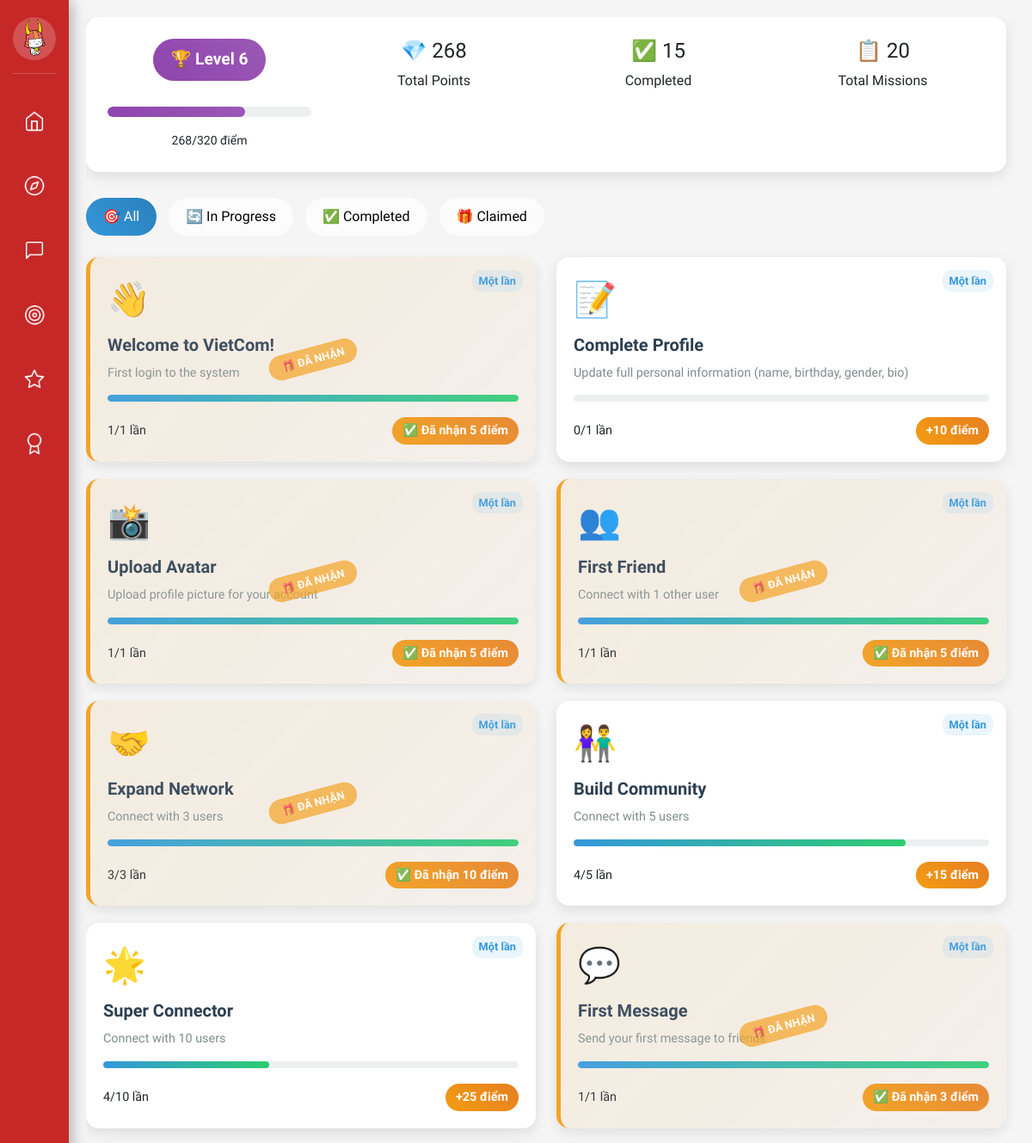
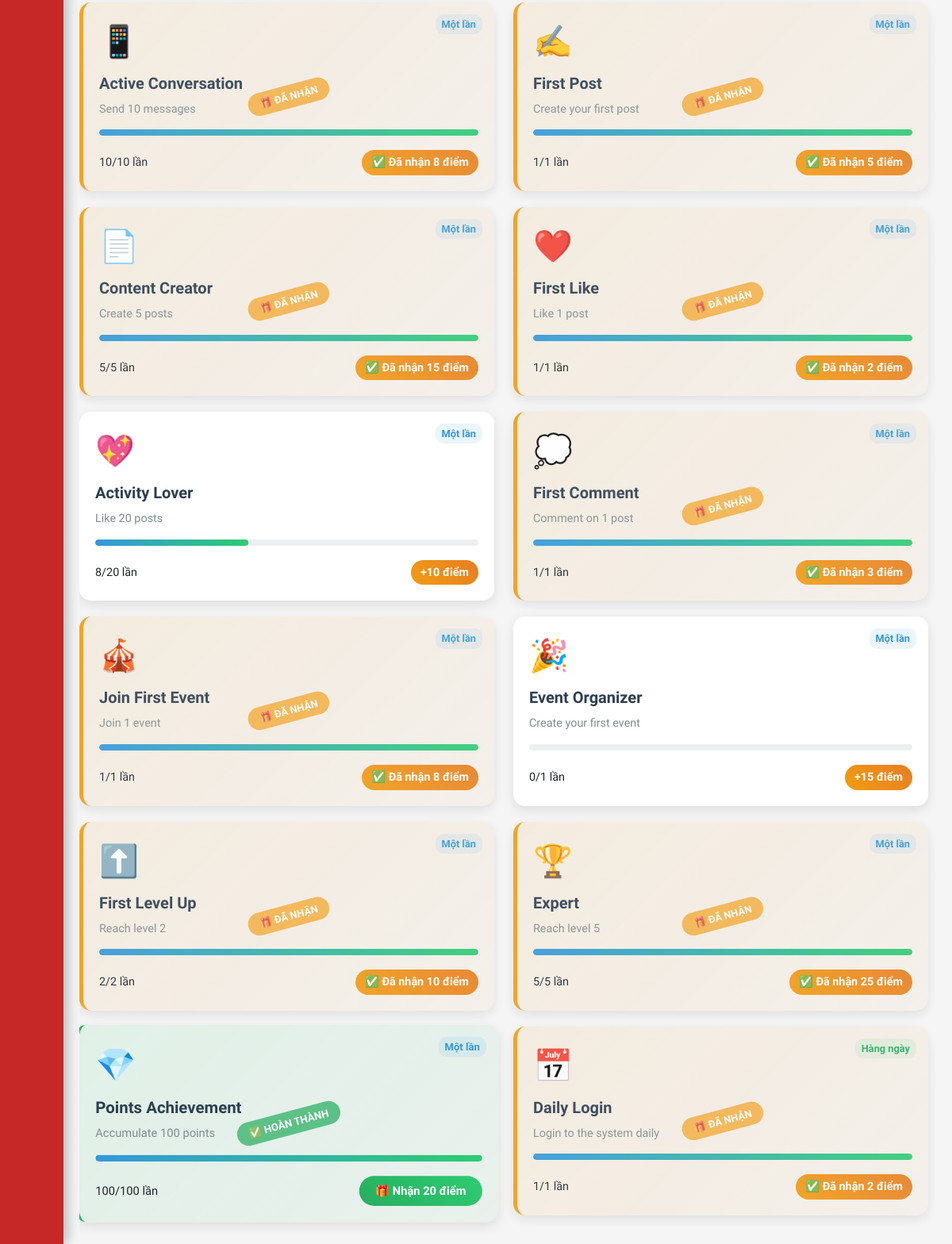
Screenshot of /gamification/missions/ (signed in) with the database file from the repository (2 pictures, top to bottom).
### users/models.py (models this page shows, shortened)
class User(AbstractUser):
    GENDER_CHOICES = [
        ('male', 'Male'),
        ('female', 'Female'),
        ('other', 'Other'),
        ('not_specified', 'Not specified'),
    ]
    STATUS_CHOICES = [
        ('online', 'Online'),
        ('offline', 'Offline'),
        ('busy', 'Busy'),
        ('away', 'Away'),
        ('available', 'Available for connection'),
    ]
    phone_regex = RegexValidator(
        regex=r'^\+?1?\d{9,15}$',
        message="Phone number must be in the format: '+999999999' or '0999999999'"
    )
    email = models.EmailField(unique=True)
    phone = models.CharField(
        validators=[phone_regex],
        max_length=17,
        unique=True,
        help_text="Phone number must be in the format: '+84xxxxxxxxx' or '0xxxxxxxxx'"
    )
    full_name = models.CharField(max_length=100)
    hometown = models.CharField(max_length=255, blank=True)
    date_of_birth = models.DateField(null=True, blank=True, verbose_name="Date of Birth")
    gender = models.CharField(
        max_length=20,
        choices=GENDER_CHOICES,
        default='not_specified',
        help_text="User's gender"
    )
    bio = models.TextField(
        max_length=500,
        blank=True,
        help_text="Short introduction about yourself (max 500 characters)"
    )
    status = models.CharField(
        max_length=20,
        choices=STATUS_CHOICES,
        default='offline',
        help_text="Current status"
    )
    interests = models.TextField(default='[]', blank=True)
    avatar = models.ImageField(upload_to='avatars/', blank=True)
    latitude = models.FloatField(null=True, blank=True, help_text="Latitude")
    longitude = models.FloatField(null=True, blank=True, help_text="Longitude")
    search_radius = models.FloatField(default=50.0, help_text="Search radius (km)")
    level = models.IntegerField(default=1)
    points = models.IntegerField(default=0)
    is_admin = models.BooleanField(default=False)
    objects = UserManager()
    USERNAME_FIELD = 'email'
    REQUIRED_FIELDS = ['phone', 'full_name']
    class Meta:
        verbose_name = "User"
        verbose_name_plural = "Users"
        ordering = ['-date_joined']
    def get_points_for_next_level(self):
        return 10 * (2 ** (self.level - 1))
    def get_points_for_current_level(self):
        if self.level == 1:
            return 0
        return 10 * (2 ** (self.level - 2))
    def get_progress_to_next_level(self):
        current_level_points = self.get_points_for_current_level()
        next_level_points = self.get_points_for_next_level()
        current_progress = self.points - current_level_points
        total_needed = next_level_points - current_level_points
        return (current_progress / total_needed * 100) if total_needed > 0 else 100

### gamification/models.py (models this page shows, shortened)
class Mission(models.Model):
    MISSION_TYPE_CHOICES = [
        ('first_login', 'Lần đầu đăng nhập'),
        ('daily_login', 'Đăng nhập hàng ngày'),
        ('add_friend', 'Kết bạn'),
        ('send_message', 'Gửi tin nhắn'),
        ('create_post', 'Tạo bài viết'),
        ('like_post', 'Thích bài viết'),
        ('comment_post', 'Bình luận bài viết'),
        ('share_post', 'Chia sẻ bài viết'),
        ('complete_profile', 'Hoàn thiện hồ sơ'),
        ('upload_avatar', 'Tải ảnh đại diện'),
        ('join_event', 'Tham gia sự kiện'),
        ('create_event', 'Tạo sự kiện'),
        ('streak_login', 'Đăng nhập liên tiếp'),
        ('level_up', 'Lên cấp'),
        ('earn_points', 'Tích lũy điểm'),
    ]
    FREQUENCY_CHOICES = [
        ('once', 'Một lần'),
        ('daily', 'Hàng ngày'),
        ('weekly', 'Hàng tuần'),
        ('monthly', 'Hàng tháng'),
    ]
    title = models.CharField(max_length=255)
    description = models.TextField()
    mission_type = models.CharField(max_length=20, choices=MISSION_TYPE_CHOICES)
    target_count = models.IntegerField(default=1, help_text="Số lần cần thực hiện")
    points_reward = models.IntegerField()
    frequency = models.CharField(max_length=10, choices=FREQUENCY_CHOICES, default='once')
    icon = models.CharField(max_length=10, default='🎯')
    is_active = models.BooleanField(default=True)
    order = models.IntegerField(default=0, help_text="Thứ tự hiển thị")
    created_at = models.DateTimeField(default=timezone.now)
    class Meta:
        ordering = ['order', 'points_reward']

class UserMission(models.Model):
    STATUS_CHOICES = [
        ('in_progress', 'Đang thực hiện'),
        ('completed', 'Hoàn thành'),
        ('claimed', 'Đã nhận thưởng'),
    ]
    user = models.ForeignKey(User, related_name='user_missions', on_delete=models.CASCADE)
    mission = models.ForeignKey(Mission, on_delete=models.CASCADE)
    current_count = models.IntegerField(default=0)
    status = models.CharField(max_length=20, choices=STATUS_CHOICES, default='in_progress')
    completed_at = models.DateTimeField(null=True, blank=True)
    claimed_at = models.DateTimeField(null=True, blank=True)
    created_at = models.DateTimeField(default=timezone.now)
    class Meta:
        unique_together = ('user', 'mission')
    @property
    def progress_percentage(self):
        return min((self.current_count / self.mission.target_count) * 100, 100)

### gamification/views.py (the view)
# urls.py: path('missions/', views.mission_list, name='mission_list'),
@login_required
def mission_list(request):
    missions = Mission.objects.filter(is_active=True).order_by('order', 'points_reward')
    user_missions = {}
    for mission in missions:
        user_mission, created = UserMission.objects.get_or_create(
            user=request.user,
            mission=mission
        )
        user_missions[mission.id] = user_mission
    user_stats = {
        'total_points': request.user.points,
        'level': request.user.level,
        'points_for_next_level': request.user.get_points_for_next_level(),
        'progress_to_next_level': request.user.get_progress_to_next_level(),
        'completed_missions': UserMission.objects.filter(
            user=request.user,
            status__in=['completed', 'claimed']
        ).count(),
        'total_missions': missions.count(),
    }
    context = {
        'missions': missions,
        'user_missions': user_missions,
        'user_stats': user_stats,
    }
    return render(request, 'gamification/mission_list.html', context)

### gamification/templatetags/gamification_extras.py (called while the page is built)
@register.filter
def get_item(dictionary, key):
    return dictionary.get(key)

### templates/gamification/mission_list.html (shortened to what this page needs)
{% extends 'base.html' %} {% load gamification_extras %}  {% block content %}
<div class="main-container">
  <div class="user-stats">
    <div class="row">
      <div class="col-md-3">
        <div class="level-badge">🏆 Level {{ user_stats.level }}</div>
        <div class="level-progress">
          <div
            class="level-progress-fill"
            style="width: {{ user_stats.progress_to_next_level }}%"
          ></div>
        </div>
        <small
          >{{ user_stats.total_points }}/{{ user_stats.points_for_next_level }}
          điểm</small
        >
      </div>
      <div class="col-md-3">
        <h4>💎 {{ user_stats.total_points }}</h4>
        <p class="mb-0">Total Points</p>
      </div>
      <div class="col-md-3">
        <h4>✅ {{ user_stats.completed_missions }}</h4>
        <p class="mb-0">Completed</p>
      </div>
      <div class="col-md-3">
        <h4>📋 {{ user_stats.total_missions }}</h4>
        <p class="mb-0">Total Missions</p>
      </div>
    </div>
  </div>
  <div class="filter-tabs">
    <button class="filter-tab active" onclick="filterMissions('all')">
      🎯 All
    </button>
    <button class="filter-tab" onclick="filterMissions('in_progress')">
      🔄 In Progress
    </button>
    <button class="filter-tab" onclick="filterMissions('completed')">
      ✅ Completed
    </button>
    <button class="filter-tab" onclick="filterMissions('claimed')">
      🎁 Claimed
    </button>
  </div>
  <div class="row" id="missions-container">
    {% for mission in missions %} {% with user_mission=user_missions|get_item:mission.id %}
    <div class="col-lg-6 mission-item" data-status="{{ user_mission.status }}">
      <div class="mission-card {{ user_mission.status }}">
        <div class="mission-frequency {{ mission.frequency }}">
          {% if mission.frequency == 'once' %}Một lần{% elif mission.frequency == 'daily' %}Hàng ngày{% elif mission.frequency == 'weekly' %}Hàngtuần{% elif mission.frequency == 'monthly' %}Hàng tháng{% endif %}
        </div>
        <div class="mission-icon">{{ mission.icon }}</div>
        <h5 class="mission-title">{{ mission.title }}</h5>
        <p class="mission-description">{{ mission.description }}</p>
        <div class="progress-bar">
          <div
            class="progress-fill"
            style="width: {{ user_mission.progress_percentage }}%"
          ></div>
        </div>
        <div class="mission-stats">
          <span>
            {{ user_mission.current_count }}/{{ mission.target_count }} {% if mission.target_count == 1 %} lần {% else %} lần {% endif %}
          </span>
          {% if user_mission.status == 'completed' %}
          <form
            method="post"
            action="{% url 'gamification:claim_mission_reward' mission.id %}"
            style="display: inline"
          >
            <button type="submit" class="claim-btn">
              🎁 Nhận {{ mission.points_reward }} điểm
            </button>
          </form>
          {% elif user_mission.status == 'claimed' %}
          <span class="points-reward">
            ✅ Đã nhận {{ mission.points_reward }} điểm
          </span>
          {% else %}
          <span class="points-reward"> +{{ mission.points_reward }} điểm </span>
          {% endif %}
        </div>
      </div>
    </div>
    {% endwith %} {% endfor %}
  </div>
</div>
{% endblock %}

### templates/base.html (shortened to what this page needs)
{% load static %}
<!DOCTYPE html>
<html lang="en">
  <head>
    <link
      href="https://cdn.jsdelivr.net/npm/bootstrap@5.3.0/dist/css/bootstrap.min.css"
      rel="stylesheet"
    />
    <link
      href="https://cdnjs.cloudflare.com/ajax/libs/font-awesome/6.4.0/css/all.min.css"
      rel="stylesheet"
    />
  </head>
  <body>
    <div class="sidebar">
      <div class="profile-section">
        <div class="profile-avatar" id="profile-btn">
          {% if user.avatar %}
          <img
            src="{{ user.avatar.url }}"
            alt="Avatar"
            style="
              width: 100%;
              height: 100%;
              border-radius: 50%;
              object-fit: cover;
            "
          />
          {% else %}
          <i class="fas fa-user"></i>
          {% endif %}
        </div>
      </div>
      <div class="nav-buttons">
        <button class="sidebar-btn" id="home-btn" title="Home">
          <span class="icon-home"></span>
        </button>
        <button class="sidebar-btn" id="social-btn" title="Social Network">
          <span class="icon-social"></span>
        </button>
        <button class="sidebar-btn" id="chat-btn" title="Message">
          <span class="icon-message"></span>
        </button>
        <label for="mission-toggle" class="sidebar-btn" title="Mission">
          <span class="icon-mission"></span>
        </label>
        <label for="event-toggle" class="sidebar-btn" title="Event">
          <span class="icon-event"></span>
        </label>
        <label for="achievement-toggle" class="sidebar-btn" title="Achievement">
          <span class="icon-achievement"></span>
        </label>
      </div>
    </div>
    <div class="panels">
      <div class="content-panel mission-panel">
        <div class="panel-header">Mission</div>
        <div class="panel-content">
          <div class="event-card">
            <h3>Daily Check-in</h3>
            <p>
            </p>
          </div>
          <div class="event-card">
            <h3>Help a Newcomer</h3>
            <p>Guide someone new to the community and earn mentor badges.</p>
          </div>
          <div class="event-card">
            <h3>Share Your Story</h3>
            <p>Tell your journey and inspire others in the community.</p>
          </div>
          <div class="event-card">
            <h3>Local Explorer</h3>
            <p>Discover and review local Vietnamese businesses and services.</p>
          </div>
        </div>
      </div>
      <div class="content-panel event-panel">
        <div class="panel-header">Event</div>
        <div class="panel-content">
          <div class="event-card">
            <h3>🎉 Discover events</h3>
            <p>
            </p>
          </div>
        </div>
      </div>
    <div
      class="main-container"
      style="margin-left: 80px; padding: 20px; min-height: 100vh"
    >
      {% block content %}{% endblock %}
    </div>
  </body>
</html>

### templates/base.html (style rules this page uses)
* { margin: 0; padding: 0; box-sizing: border-box; font-family: "Baloo 2", Arial, sans-serif !important; }
body { background: #f5f5f5; overflow: hidden; }
.sidebar { position: fixed; left: 0; top: 0; width: 80px; height: 100vh; background: #c62828; display: flex; flex-direction: column; align-items: center; z-index: 1000; box-shadow: 4px 0 12px rgba(0, 0, 0, 0.1); }
.profile-section { padding: 20px 0 15px 0; border-bottom: 1px solid rgba(255, 255, 255, 0.2); margin-bottom: 30px; }
.profile-avatar { width: 50px; height: 50px; background: rgba(255, 255, 255, 0.2); border-radius: 50%; display: flex; align-items: center; justify-content: center; font-size: 24px; color: white; cursor: pointer; transition: all 0.3s ease; }
.nav-buttons { flex: 1; display: flex; flex-direction: column; align-items: center; justify-content: flex-start; gap: 25px; }
.sidebar-btn { width: 50px; height: 50px; background: transparent; border: none; border-radius: 12px; color: white; font-size: 20px; cursor: pointer; display: flex; align-items: center; justify-content: center; transition: all 0.3s ease; position: relative; }
.content-panel { position: fixed; left: 80px; top: 0; width: 400px; height: 100vh; background: white; box-shadow: 4px 0 20px rgba(0, 0, 0, 0.1); transform: translateX(-100%); transition: transform 0.3s ease; z-index: 999; overflow: hidden; }
.panel-header { background: #c62828; color: white; padding: 20px; text-align: center; font-weight: 600; font-size: 18px; }
.panel-content { height: calc(100vh - 70px); overflow-y: auto; padding: 20px; }
.event-card { background: #fce4ec; border-radius: 16px; padding: 20px; margin-bottom: 16px; border: none; box-shadow: 0 2px 8px rgba(0, 0, 0, 0.1); transition: transform 0.2s ease; }
.event-card h3 { color: #1565c0; font-size: 18px; font-weight: 600; margin-bottom: 8px; }
.event-card p { color: #424242; font-size: 14px; line-height: 1.5; margin-bottom: 12px; }
.event-panel { position: fixed; left: 80px; top: 0; width: 400px; height: 100vh; background: white; box-shadow: 4px 0 20px rgba(0, 0, 0, 0.1); transform: translateX(-100%); transition: transform 0.3s ease; z-index: 999; overflow: hidden; }
.icon-home { display: block; width: 64px; height: 64px; background-image: url("/static/images/Home.png"); background-size: contain; background-repeat: no-repeat; background-position: center; }
.icon-message { display: block; width: 64px; height: 64px; background-image: url("/static/images/Message.png"); background-size: contain; background-repeat: no-repeat; background-position: center; }
.icon-social { display: block; width: 64px; height: 64px; background-image: url("/static/images/Social.png"); background-size: contain; background-repeat: no-repeat; background-position: center; }
.icon-mission { display: block; width: 64px; height: 64px; background-image: url("/static/images/MissionButton.png"); background-size: contain; background-repeat: no-repeat; background-position: center; }
.icon-event { display: block; width: 64px; height: 64px; background-image: url("/static/images/EventButton.png"); background-size: contain; background-repeat: no-repeat; background-position: center; }
.icon-achievement { display: block; width: 64px; height: 64px; background-image: url("/static/images/AchievementButton.png"); background-size: contain; background-repeat: no-repeat; background-position: center; }

### rows the page displays
User: avatar (picture)
Mission: frequency "Một lần", icon "👋", title "Welcome to VietCom!", description "First login to the system", target_count "1", points_reward "5"
UserMission: current_count "1"
Mission: frequency "Một lần", icon "📝", title "Complete Profile", description "Update full personal information (name, birthday, gender, bio)", target_count "1", points_reward "10"
UserMission: current_count "0"
Mission: frequency "Một lần", icon "📸", title "Upload Avatar", description "Upload profile picture for your account", target_count "1", points_reward "5"
UserMission: current_count "1"
Mission: frequency "Một lần", icon "👥", title "First Friend", description "Connect with 1 other user", target_count "1", points_reward "5"
UserMission: current_count "1"
Mission: frequency "Một lần", icon "🤝", title "Expand Network", description "Connect with 3 users", target_count "3", points_reward "10"
UserMission: current_count "3"
Mission: frequency "Một lần", icon "👫", title "Build Community", description "Connect with 5 users", target_count "5", points_reward "15"
UserMission: current_count "4"
Mission: frequency "Một lần", icon "🌟", title "Super Connector", description "Connect with 10 users", target_count "10", points_reward "25"
UserMission: current_count "4"
Mission: frequency "Một lần", icon "💬", title "First Message", description "Send your first message to friends", target_count "1", points_reward "3"
UserMission: current_count "1"
Mission: frequency "Một lần", icon "📱", title "Active Conversation", description "Send 10 messages", target_count "10", points_reward "8"
UserMission: current_count "10"
Mission: frequency "Một lần", icon "✍️", title "First Post", description "Create your first post", target_count "1", points_reward "5"
UserMission: current_count "1"
Mission: frequency "Một lần", icon "📄", title "Content Creator", description "Create 5 posts", target_count "5", points_reward "15"
UserMission: current_count "5"
Mission: frequency "Một lần", icon "❤️", title "First Like", description "Like 1 post", target_count "1", points_reward "2"
UserMission: current_count "1"
Mission: frequency "Một lần", icon "💖", title "Activity Lover", description "Like 20 posts", target_count "20", points_reward "10"
UserMission: current_count "8"
Mission: frequency "Một lần", icon "💭", title "First Comment", description "Comment on 1 post", target_count "1", points_reward "3"
UserMission: current_count "1"
Mission: frequency "Một lần", icon "🎪", title "Join First Event", description "Join 1 event", target_count "1", points_reward "8"
UserMission: current_count "1"
Mission: frequency "Một lần", icon "🎉", title "Event Organizer", description "Create your first event", target_count "1", points_reward "15"
UserMission: current_count "0"
Mission: frequency "Một lần", icon "⬆️", title "First Level Up", description "Reach level 2", target_count "2", points_reward "10"
UserMission: current_count "2"
Mission: frequency "Một lần", icon "🏆", title "Expert", description "Reach level 5", target_count "5", points_reward "25"
UserMission: current_count "5"
Mission: frequency "Một lần", icon "💎", title "Points Achievement", description "Accumulate 100 points", target_count "100", points_reward "20"
UserMission: current_count "100"
Mission: frequency "Hàng ngày", icon "📅", title "Daily Login", description "Login to the system daily", target_count "1", shows "lần", points_reward "2"
UserMission: current_count "1"

### other values shown
{{ user_stats.level }} "6"
{{ user_stats.total_points }} "268"
{{ user_stats.points_for_next_level }} "320"
{{ user_stats.completed_missions }} "15"
{{ user_stats.total_missions }} "20"
